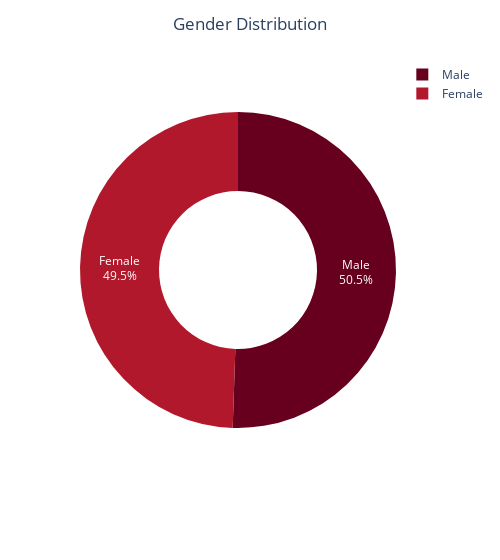

The code cell stored with this chart in its notebook:
### Markdown cell above
<h3 align="center">Demographic Analysis<h3>

### Code cell
gender = df.groupby('Gender').size().reset_index(name='Count')

fig = px.pie(gender, values='Count', names='Gender',
            hole=.5,
            color_discrete_sequence=px.colors.sequential.RdBu
)
fig.update_layout(
    title='Gender Distribution',
    font = dict(
        size=12
    ),
    width=500,
    title_x=.5
)

# show label name and percentage as a name
fig.update_traces(textposition='inside', textinfo='percent+label')
fig.show()

### Figure 1 — Plotly figure (JSON) as saved in the notebook; plotly's stock layout.template omitted (floating-point values rounded to 4 significant figures)
{"data": [{"domain": {"x": [0, 1], "y": [0, 1]}, "hole": 0.5, "hovertemplate": "Gender=%{label}<br>Count=%{value}<extra></extra>", "labels": ["Female", "Male"], "legendgroup": "", "name": "", "showlegend": true, "textinfo": "percent+label", "textposition": "inside", "type": "pie", "values": [185, 189]}], "layout": {"font": {"size": 12}, "legend": {"tracegroupgap": 0}, "margin": {"t": 60}, "piecolorway": ["rgb(103,0,31)", "rgb(178,24,43)", "rgb(214,96,77)", "rgb(244,165,130)", "rgb(253,219,199)", "rgb(247,247,247)", "rgb(209,229,240)", "rgb(146,197,222)", "rgb(67,147,195)", "rgb(33,102,172)", "rgb(5,48,97)"], "title": {"text": "Gender Distribution", "x": 0.5}, "width": 500}}
